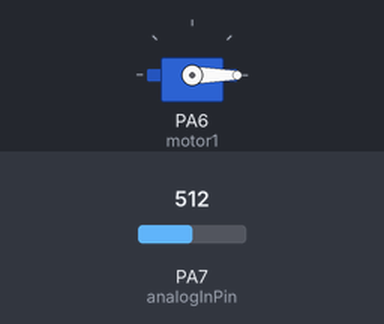
This sketch was run on a simulated STM32 Blue Pill. On the bench: servo. Inputs (shaded band) come from the test bench; at power-on: PA7 (analogInPin) = 512.

Above: at 1.2 s.
1.3 s: PA7 (analogInPin) set to 55
2.8 s: PA7 (analogInPin) set to 46
At 3.58 s:
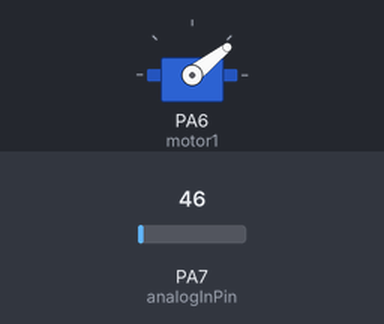
At 4.19 s:
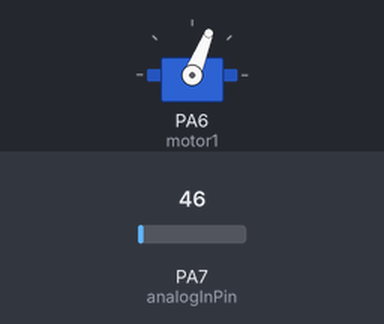
Timing chart, 0 to 14.8 s (numbered marks = the images above; inputs shaded):
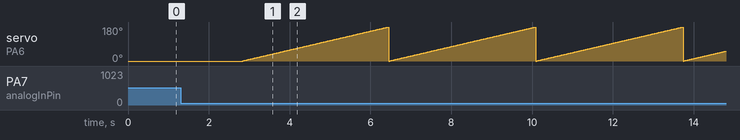

Measured:
- the behaviour switches between 50 and 49 on PA7 (analogInPin) (found by bisection; images 0 and 1)
- after the input at 1.3 s, every drawn part: stays the same
- after the input at 2.8 s, servo on PA6 (motor1): ramps from 0° to 180° and jumps back, once every 3.6 s

The sketch:

Step_board_with_LDR.ino
```cpp
#include <SoftwareServo.h> // Library to run a servo motor in software for micro controllers which are lacking servo support
#include <SoftwareSerial.h>
#define Rx PA1
#define Tx PA0
SoftwareSerial mySerial(PA1, PA0);
  SoftwareServo myservo1; // initialize servo object
  const int motor1 = PA6;   // Pin for a moto
  const int analogInPin = PA7;
int sensorValue = 0;
  float pos = 0;

  void setup()
   {
     mySerial.begin(9600);
     myservo1.attach(motor1);  // attach servo object to a motor pin

       }
void loop() {
  sensorValue = analogRead(analogInPin);
 if(sensorValue < 50)
 {
    for (pos = 0; pos <= 180; pos += 1) { // goes from 0 degrees to 180 degrees
    myservo1.write(pos);              // tell servo to go to position in variable 'pos'
    SoftwareServo::refresh();
    mySerial.print("sensor value : ");
    mySerial.println(sensorValue);
    delay(20);                       // waits 20ms for the servo to reach the position
  }
 }
 else
 {
   {
    myservo1.write(0);
    SoftwareServo::refresh();        // this keeps the servos updated
    mySerial.print("sensor value : ");
    mySerial.println(sensorValue);
    delay(20);                       // waits 20ms for the servo to reach the position
  }
   }
}
```
